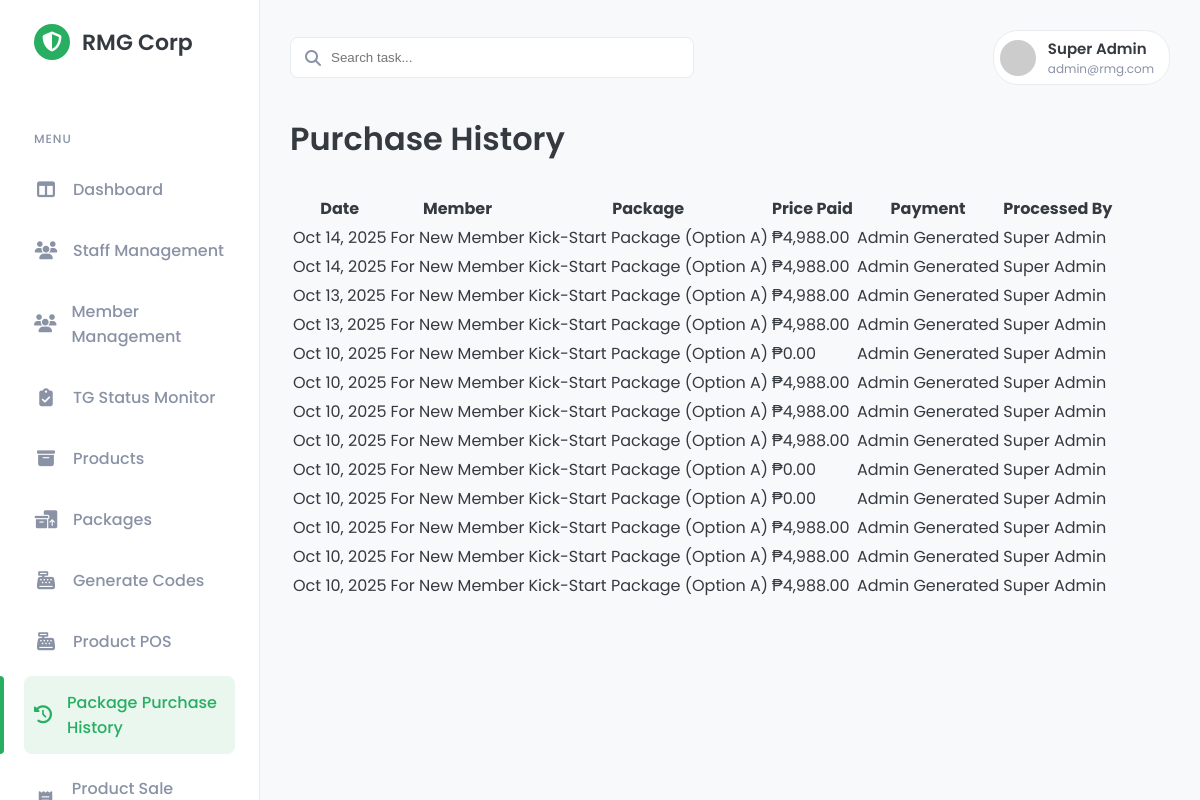
The page /public/admin/purchase_history.php (signed in) on the database its author committed.
### tables this page shows
CREATE TABLE `purchase_history` (
  `id` int(10) UNSIGNED NOT NULL,
  `user_id` bigint(20) UNSIGNED DEFAULT NULL COMMENT 'The member who made the purchase',
  `package_id` int(10) UNSIGNED NOT NULL,
  `account_type` varchar(20) NOT NULL,
  `activation_code_id` bigint(20) UNSIGNED NOT NULL COMMENT 'The code generated by this purchase',
  `price_paid` decimal(10,2) NOT NULL,
  `points_earned` int(11) NOT NULL,
  `payment_method` varchar(50) NOT NULL,
  `processed_by_id` bigint(20) UNSIGNED NOT NULL COMMENT 'Admin/Staff who recorded it',
  `created_at` timestamp NULL DEFAULT current_timestamp()
);

CREATE TABLE `packages` (
  `id` int(10) UNSIGNED NOT NULL,
  `name` varchar(255) NOT NULL,
  `price` decimal(10,2) NOT NULL,
  `points_value` int(11) NOT NULL,
  `image_path` varchar(255) DEFAULT NULL,
  `is_active` tinyint(1) NOT NULL DEFAULT 1
);

CREATE TABLE `users` (
  `id` bigint(20) UNSIGNED NOT NULL,
  `name` varchar(255) NOT NULL,
  `email` varchar(255) NOT NULL,
  `username` varchar(50) DEFAULT NULL,
  `rank` varchar(50) NOT NULL DEFAULT 'Member',
  `account_type` varchar(50) NOT NULL DEFAULT 'Standard',
  `is_active` tinyint(1) NOT NULL DEFAULT 1,
  `is_tg_member` tinyint(1) NOT NULL DEFAULT 0,
  `total_pairs_earned` int(11) NOT NULL DEFAULT 0,
  `password` varchar(255) NOT NULL,
  `role` enum('admin','staff','member') NOT NULL,
  `created_at` timestamp NULL DEFAULT current_timestamp(),
  `updated_at` timestamp NULL DEFAULT current_timestamp() ON UPDATE current_timestamp()
);

### public/admin/purchase_history.php (the view, shortened to what this page needs)
<?php
require_once '../../src/templates/admin_header.php';
require_once '../../src/includes/db_connect.php';
?>
<div class="content-header">
    <h2>Purchase History</h2>
</div>
<div class="card">
    <table>
        <thead>
            <tr>
                <th>Date</th>
                <th>Member</th>
                <th>Package</th>
                <th>Price Paid</th>
                <th>Payment</th>
                <th>Processed By</th>
            </tr>
        </thead>
        <tbody>
            <?php
            $sql = "SELECT ph.*, u.name as member_name, p.name as package_name, admin.name as admin_name
                    FROM purchase_history ph
                    JOIN packages p ON ph.package_id = p.id
                    JOIN users admin ON ph.processed_by_id = admin.id
                    LEFT JOIN users u ON ph.user_id = u.id
                    ORDER BY ph.id DESC";
            $result = $mysqli->query($sql);
            if ($result && $result->num_rows > 0) {
                while ($row = $result->fetch_assoc()) {
                    echo "<tr>";
                    echo "<td>" . date('M d, Y', strtotime($row['created_at'])) . "</td>";
                    echo "<td>" . ($row['member_name'] ? htmlspecialchars($row['member_name']) . ' (ID: ' . $row['user_id'] . ')' : 'For New Member') . "</td>";
                    echo "<td>" . htmlspecialchars($row['package_name']) . "</td>";
                    echo "<td>₱" . number_format($row['price_paid'], 2) . "</td>";
                    echo "<td>" . htmlspecialchars($row['payment_method']) . "</td>";
                    echo "<td>" . htmlspecialchars($row['admin_name']) . "</td>";
                    echo "</tr>";
                }
            } else {
                echo '<tr><td colspan="6" style="text-align: center;">No purchase records found.</td></tr>';
            }
            ?>
        </tbody>
    </table>
</div>
<?php
require_once '../../src/templates/admin_footer.php';
?>

### public/css/admin_style.css (style rules this page uses)
:root { --primary-color: #27ae60; --primary-color-light: #e9f7ef; --secondary-color: #2c3e50; --background-color: #f8f9fa; --card-bg: #ffffff; --text-color: #343a40; --text-muted: #8a92a6; --border-color: #e9ecef; --shadow: 0 4px 12px rgba(0, 0, 0, 0.05); }
body { font-family: 'Poppins', sans-serif; margin: 0; background-color: var(--background-color); color: var(--text-color); font-size: 16px; }
.content-header { margin-bottom: 30px; }
.content-header h2 { margin: 0; font-size: 32px; font-weight: 600; }

### rows shown on the page
purchase_history: created_at "Oct 14, 2025", package.name "Kick-Start Package (Option A)", price_paid "4,988.00", payment_method "Admin Generated", users.name "Super Admin"
purchase_history: created_at "Oct 14, 2025", package.name "Kick-Start Package (Option A)", price_paid "4,988.00", payment_method "Admin Generated", users.name "Super Admin"
purchase_history: created_at "Oct 13, 2025", package.name "Kick-Start Package (Option A)", price_paid "4,988.00", payment_method "Admin Generated", users.name "Super Admin"
purchase_history: created_at "Oct 13, 2025", package.name "Kick-Start Package (Option A)", price_paid "4,988.00", payment_method "Admin Generated", users.name "Super Admin"
purchase_history: created_at "Oct 10, 2025", package.name "Kick-Start Package (Option A)", price_paid "0.00", payment_method "Admin Generated", users.name "Super Admin"
purchase_history: created_at "Oct 10, 2025", package.name "Kick-Start Package (Option A)", price_paid "4,988.00", payment_method "Admin Generated", users.name "Super Admin"
purchase_history: created_at "Oct 10, 2025", package.name "Kick-Start Package (Option A)", price_paid "4,988.00", payment_method "Admin Generated", users.name "Super Admin"
purchase_history: created_at "Oct 10, 2025", package.name "Kick-Start Package (Option A)", price_paid "4,988.00", payment_method "Admin Generated", users.name "Super Admin"
purchase_history: created_at "Oct 10, 2025", package.name "Kick-Start Package (Option A)", price_paid "0.00", payment_method "Admin Generated", users.name "Super Admin"
purchase_history: created_at "Oct 10, 2025", package.name "Kick-Start Package (Option A)", price_paid "0.00", payment_method "Admin Generated", users.name "Super Admin"
purchase_history: created_at "Oct 10, 2025", package.name "Kick-Start Package (Option A)", price_paid "4,988.00", payment_method "Admin Generated", users.name "Super Admin"
purchase_history: created_at "Oct 10, 2025", package.name "Kick-Start Package (Option A)", price_paid "4,988.00", payment_method "Admin Generated", users.name "Super Admin"
purchase_history: created_at "Oct 10, 2025", package.name "Kick-Start Package (Option A)", price_paid "4,988.00", payment_method "Admin Generated", users.name "Super Admin"

### other values the page prints
$_SESSION['user_name'] "Super Admin"
